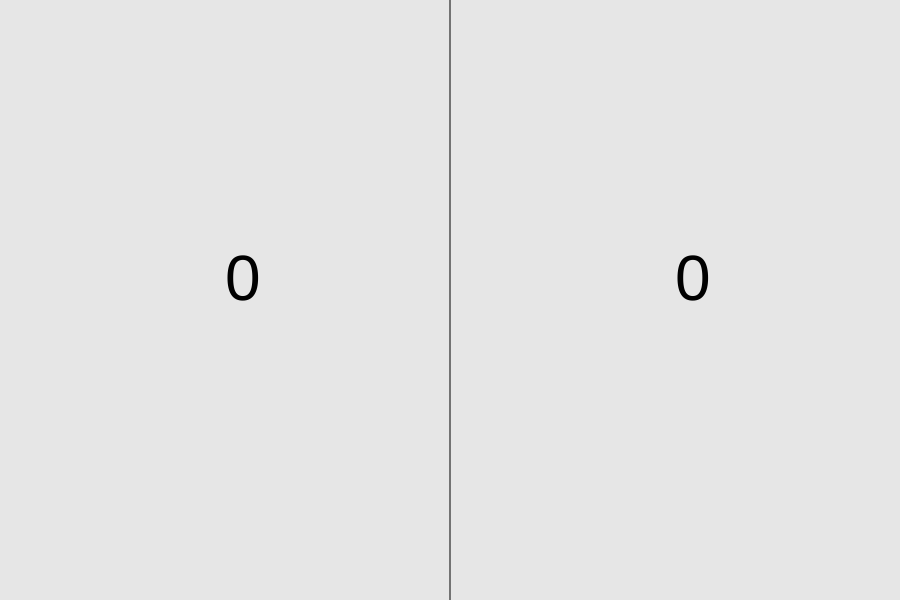
Frame 1 (no input)
Frame 60 (no input): identical to frame 1, image omitted
Frame 120 (the mouse pressed at the canvas centre since frame 60): identical to frame 1, image omitted

The p5.js sketch that drew this single still picture (run headless with seeded random() and noise() and a simulated clock; from frame 60 on, the mouse is pressed at the canvas centre):

// p5.js sketch
// ── sketch.js
var rButtonValue = 0;
var lButtonValue = 0;

function setup() {
  createCanvas(900, 600);
}

function draw() {
  background(230);
  
  // COUNTER BOX
  line(width/2, 0, width/2, height);
  
  // NUMBER DISPLAY
  textSize(64);
  text(lButtonValue.toString(), width/4, height/2);
  text(rButtonValue.toString(), 3*width/4, height/2);
}

function mouseClicked() {
  if (mouseX <= width/2) {
    lButtonValue ++;
  }
  else if (mouseX > width/2){
    rButtonValue ++;
  }
}
